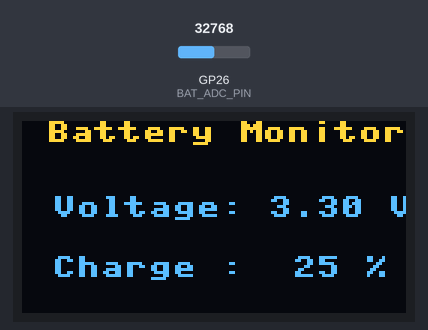
A program run on a simulated Raspberry Pi Pico running MicroPython. Shown: 128×64 one-colour display. The inputs (shaded band) are chosen by the test bench; at power-on: GP26 (BAT_ADC_PIN) = 32768 (analog values on the 0–65535 scale). The OLED is the two-colour kind (top 16 rows yellow); library files of the repository ran but are not shown: ssd1306.py; what the program prints to the serial console is not drawn.

Above: at 1.2 s.
1.3 s: GP26 (BAT_ADC_PIN) set to 45874
At 6.2 s:
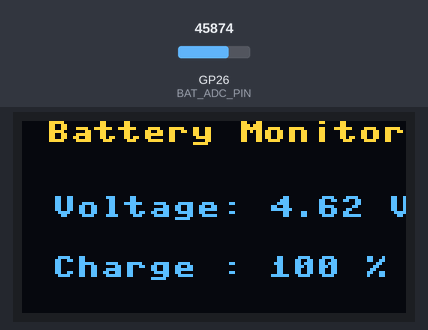
7.3 s: GP26 (BAT_ADC_PIN) set to 57670
At 10.9 s:
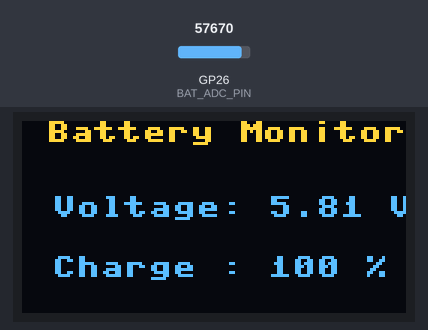
13.3 s: GP26 (BAT_ADC_PIN) set to 65535
At 15.7 s:
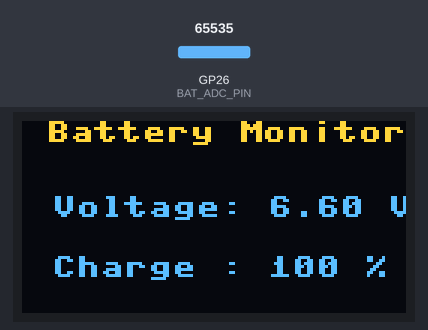
Timing chart, 0 to 17.2 s (numbered marks = the images above; inputs shaded):
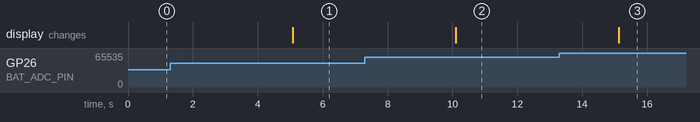

Measured:
- after the input at 1.3 s, the display: changes after 3.8 s (image 1)
- after the input at 7.3 s, the display: changes after 2.8 s (image 2)
- after the input at 13.3 s, the display: changes after 1.8 s (image 3)

The program:

display_battery.py
```python
from machine import Pin, ADC, I2C
import time
from ssd1306 import SSD1306_I2C

# ===== Hardware configuration =====
I2C_SDA = 16   # GP16 (PIN21)
I2C_SCL = 17   # GP17 (PIN22)
I2C_FREQ = 400000
OLED_ADDR = 0x3C
BAT_ADC_PIN = 26   # GP26-ADC0, 0.5x battery voltage divider

# ===== Initialize I2C & OLED =====
i2c = I2C(0, sda=Pin(I2C_SDA), scl=Pin(I2C_SCL), freq=I2C_FREQ)
oled = SSD1306_I2C(128, 64, i2c, addr=OLED_ADDR)

# ===== Initialize ADC for battery sense =====
adc = ADC(BAT_ADC_PIN)

# ===== Helper functions =====
def read_battery_voltage():
    """Read battery voltage (with 0.5 divider)."""
    raw = adc.read_u16()        # 0–65535
    v_in = raw * 3.3 / 65535.0  # ADC reference = 3.3 V
    v_batt = v_in * 2           # Compensate divider (0.5×)
    return v_batt

def battery_percentage(v):
    """Approximate Li-ion battery percentage based on voltage."""
    if v < 3.0:
        return 0
    elif v > 4.2:
        return 100
    else:
        # Rough linear approximation between 3.0 V and 4.2 V
        return int((v - 3.0) / (4.2 - 3.0) * 100)

def update_display(v_batt, percent):
    oled.fill(0)
    oled.text("Battery Monitor", 8, 0)
    oled.text(f"Voltage: {v_batt:.2f} V", 10, 25)
    oled.text(f"Charge : {percent:3d} %", 10, 45)
    oled.show()

# ===== Main loop =====
try:
    while True:
        v_batt = read_battery_voltage()
        percent = battery_percentage(v_batt)

        print(f"Battery: {v_batt:.2f} V  ({percent}%)")
        update_display(v_batt, percent)

        time.sleep(5)  # refresh every 5 seconds

except KeyboardInterrupt:
    oled.fill(0)
    oled.text("Stopped", 40, 25)
    oled.show()
    print("Display stopped.")
```
